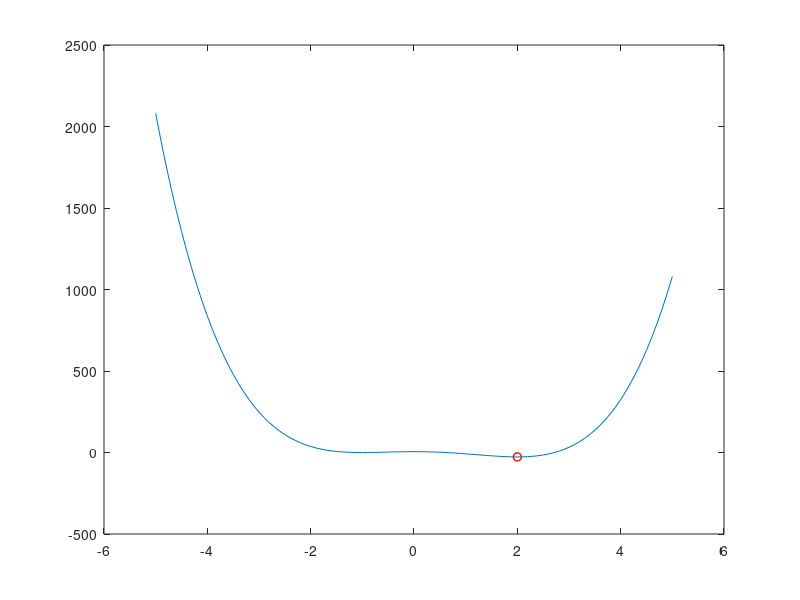

Reproduce this figure in MATLAB.
%gradient descent method
clear
[x1] = [-5:0.1:5];
functionf =  3.*x1.^4-4.*x1.^3-12.*x1.^2+5;
plot(x1,functionf); % draw the function
x0 = [1.5]; % initial point for x
numIter = 100; % number of iterations
stepSize = 0.01; % stepsize
x = zeros(numIter+1,2);
x(1) = x0; % initial point for x
for i = 2:numIter
    fx = 12*x(i-1)^3 - 12*x(i-1)^2 - 24*x(i-1);
    gradf = [fx]; % gradient of f
    x(i) = x(i-1) - stepSize*gradf'; % update x
    f(i) = 3*x(i)^4-4*x(i)^3-12*x(i)^2+5; % function value at the new point
    hold on, point = plot(x(i),f(i)+0.02,'ro','LineWidth',1);
    pause(0.01)
    delete(point)
end
hold on, point = plot(x(i),f(i)+0.02,'ro','LineWidth',1);
minValue.x=x(i) %value of x when the value of function is min.
minValue.F=min(f) %min. value of function


